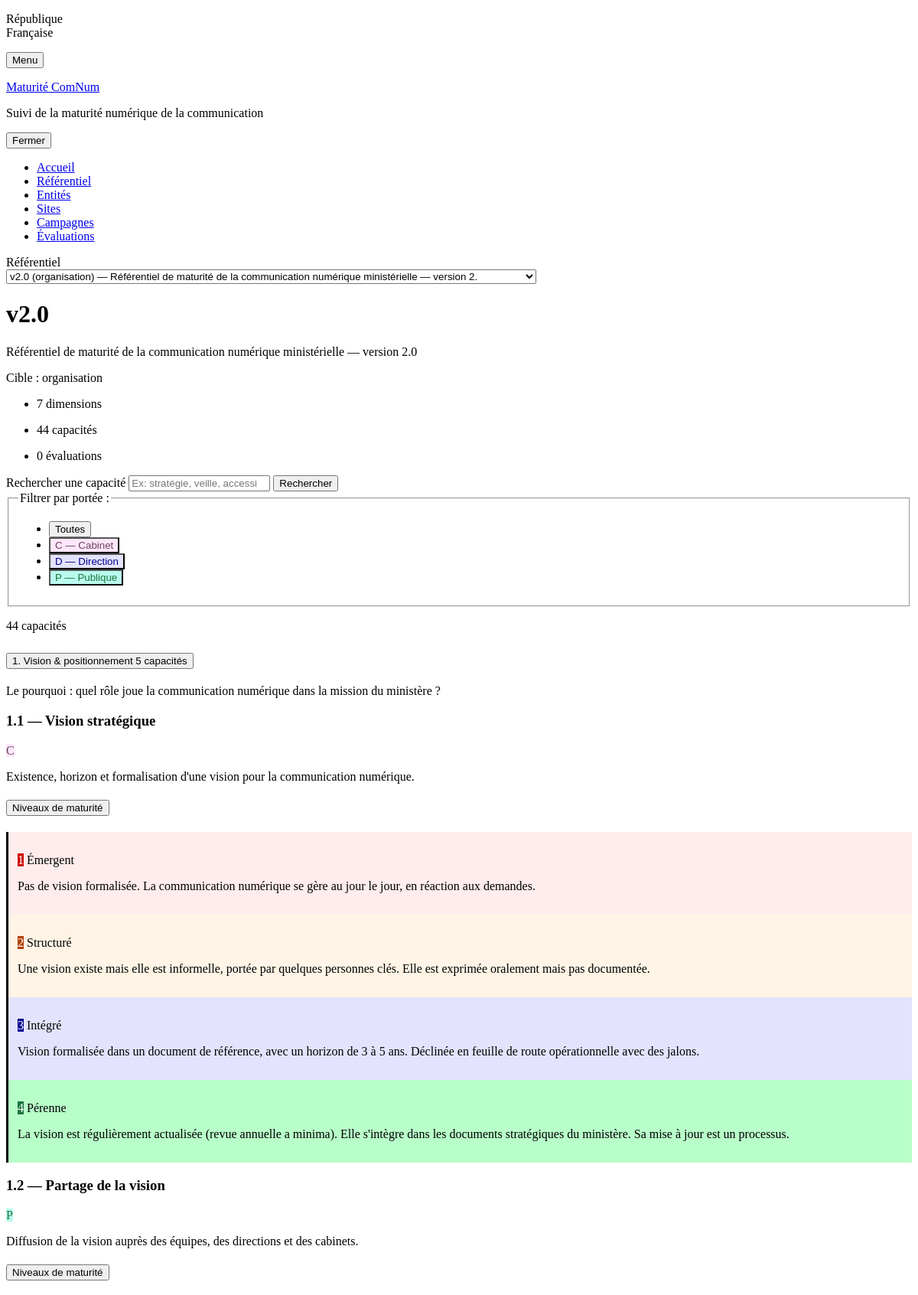
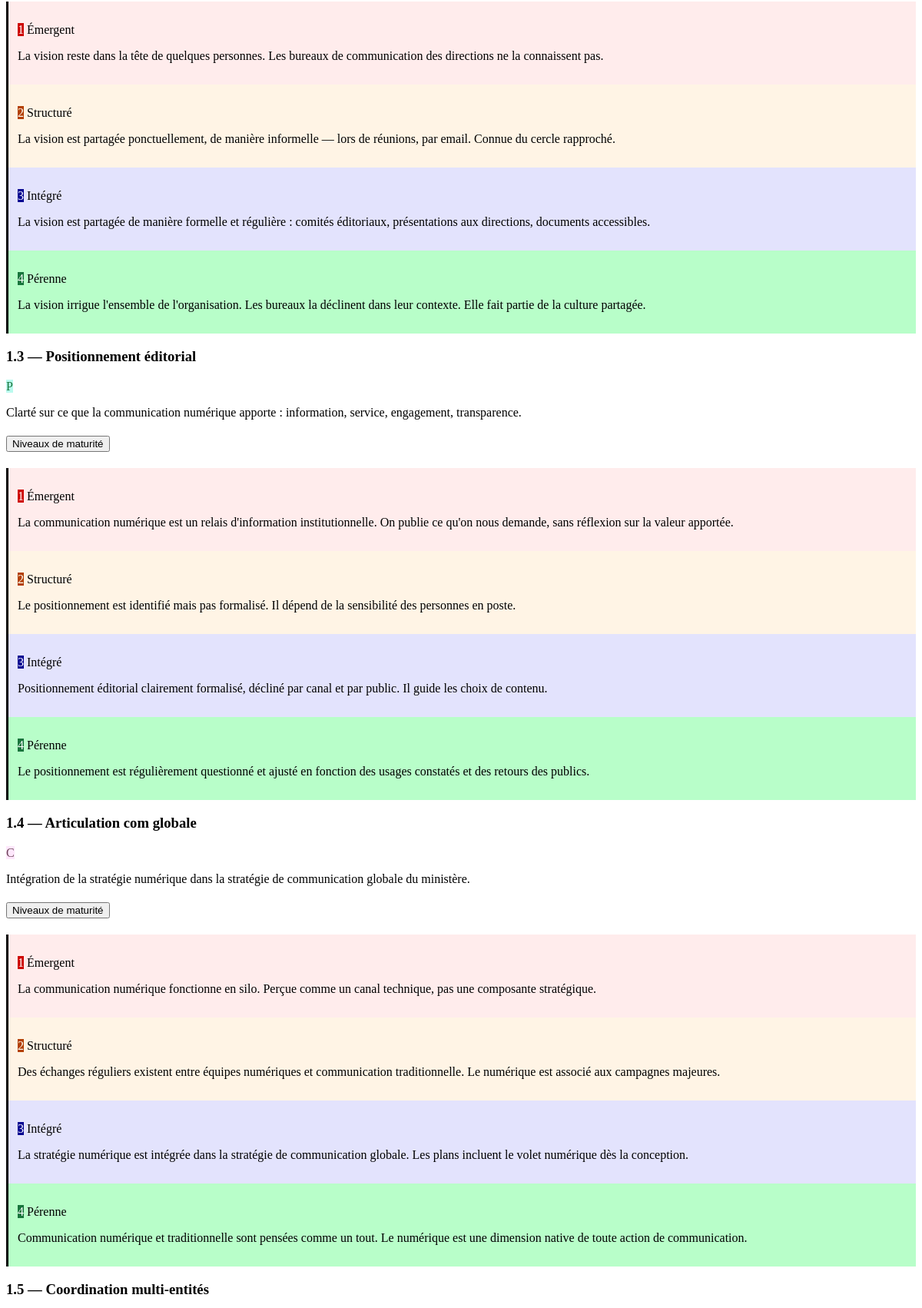
Screenshot of /referentiel (upper part) with the database file from the repository (2 pictures, top to bottom).
### webapp/models.py (models this page shows, shortened)
class ReferentielVersion(db.Model):
    __tablename__ = "referentiel_version"
    id = db.Column(db.Integer, primary_key=True)
    label = db.Column(db.String(50), nullable=False, unique=True)
    description = db.Column(db.Text)
    cible = db.Column(db.String(20), nullable=False, default="organisation")  # "organisation" ou "site"
    created_at = db.Column(db.DateTime, default=datetime.utcnow)
    is_active = db.Column(db.Boolean, default=False)
    dimensions = db.relationship("Dimension", back_populates="referentiel",
                                 cascade="all, delete-orphan",
                                 order_by="Dimension.numero")

class Dimension(db.Model):
    __tablename__ = "dimension"
    id = db.Column(db.Integer, primary_key=True)
    referentiel_id = db.Column(db.Integer, db.ForeignKey("referentiel_version.id"), nullable=False)
    numero = db.Column(db.Integer, nullable=False)
    nom = db.Column(db.String(100), nullable=False)
    description = db.Column(db.Text)
    referentiel = db.relationship("ReferentielVersion", back_populates="dimensions")
    capacites = db.relationship("Capacite", back_populates="dimension",
                                cascade="all, delete-orphan",
                                order_by="Capacite.numero")

class Capacite(db.Model):
    __tablename__ = "capacite"
    id = db.Column(db.Integer, primary_key=True)
    dimension_id = db.Column(db.Integer, db.ForeignKey("dimension.id"), nullable=False)
    numero = db.Column(db.String(10), nullable=False)  # "1.1", "7.9"
    nom = db.Column(db.String(100), nullable=False)
    description = db.Column(db.Text)
    portee = db.Column(db.String(1), nullable=False)  # C, D, P
    dimension = db.relationship("Dimension", back_populates="capacites")
    niveaux = db.relationship("NiveauCritere", back_populates="capacite",
                              cascade="all, delete-orphan",
                              order_by="NiveauCritere.niveau")
    scores = db.relationship("Score", back_populates="capacite")

class NiveauCritere(db.Model):
    __tablename__ = "niveau_critere"
    id = db.Column(db.Integer, primary_key=True)
    capacite_id = db.Column(db.Integer, db.ForeignKey("capacite.id"), nullable=False)
    niveau = db.Column(db.Integer, nullable=False)  # 1, 2, 3, 4 (ou 1-3 selon le référentiel)
    nom = db.Column(db.String(30), nullable=False)
    description = db.Column(db.Text, nullable=False)
    signaux_observables = db.Column(db.Text)
    capacite = db.relationship("Capacite", back_populates="niveaux")

### webapp/app.py (the view)
@app.route("/referentiel")
def referentiel_view():
    ref_id = request.args.get("ref_id", type=int)
    if ref_id:
        ref = ReferentielVersion.query.get_or_404(ref_id)
    else:
        ref = get_active_referentiel() or ReferentielVersion.query.first()
    all_refs = ReferentielVersion.query.order_by(ReferentielVersion.label).all()
    dimensions = Dimension.query.filter_by(referentiel_id=ref.id).order_by(Dimension.numero).all()
    all_validated = Evaluation.query.filter_by(
        statut="validee", referentiel_id=ref.id
    ).all()
    cap_avg = {}
    cap_counts = {}
    for ev in all_validated:
        for s in ev.scores:
            cap_avg[s.capacite_id] = cap_avg.get(s.capacite_id, 0) + s.niveau
            cap_counts[s.capacite_id] = cap_counts.get(s.capacite_id, 0) + 1
    cap_averages = {
        cid: round(total / cap_counts[cid], 1)
        for cid, total in cap_avg.items()
    }
    nb_capacites = sum(len(d.capacites) for d in dimensions)
    max_niveau = get_max_niveau(ref)
    return render_template("referentiel.html",
        referentiel=ref,
        dimensions=dimensions,
        cap_averages=cap_averages,
        nb_evaluations=len(all_validated),
        nb_capacites=nb_capacites,
        all_refs=all_refs,
        current_ref_id=ref.id,
        max_niveau=max_niveau,
    )

### webapp/app.py (called while the page is built)
@app.before_request
def ensure_db():
    if not getattr(app, "_db_ready", False):
        db.create_all()
        migrate_db()
        from seed import seed_referentiel, seed_demo_entites, seed_mini_referentiels, seed_demo_sites
        seed_referentiel()
        seed_mini_referentiels()
        seed_demo_entites()
        seed_demo_sites()
        app._db_ready = True

def get_active_referentiel():
    return ReferentielVersion.query.filter_by(is_active=True).first()

def get_max_niveau(ref):
    first_cap = None
    for dim in ref.dimensions:
        if dim.capacites:
            first_cap = dim.capacites[0]
            break
    if first_cap and first_cap.niveaux:
        return max(n.niveau for n in first_cap.niveaux)
    return 4

### webapp/templates/referentiel.html (shortened to what this page needs)
{% extends "base.html" %}
{% block content %}
<div class="fr-select-group fr-mb-2w" style="max-width: 500px;">
    <label class="fr-label" for="ref-picker">Référentiel</label>
    <select class="fr-select" id="ref-picker">
        {% for r in all_refs %}
        <option value="{{ r.id }}" {{ 'selected' if r.id == current_ref_id }}>
            {{ r.label }} ({{ r.cible }}) — {{ r.description[:80] }}
        </option>
        {% endfor %}
    </select>
</div>
<div class="fr-grid-row fr-grid-row--middle fr-mb-4w">
    <div class="fr-col">
        <h1 class="fr-h3">{{ referentiel.label }}</h1>
        <p class="fr-text--alt">{{ referentiel.description }}</p>
        <p class="fr-badge fr-badge--sm fr-badge--no-icon fr-mt-1w">Cible : {{ referentiel.cible }}</p>
    </div>
    <div class="fr-col-auto">
        <ul class="fr-tags-group">
            <li><p class="fr-tag">{{ dimensions|length }} dimensions</p></li>
            <li><p class="fr-tag">{{ nb_capacites }} capacités</p></li>
            <li><p class="fr-tag">{{ nb_evaluations }} évaluations</p></li>
        </ul>
    </div>
</div>
<div class="fr-grid-row fr-grid-row--middle fr-grid-row--gutters fr-mb-3w">
    <div class="fr-col-12 fr-col-md-6">
        <div class="fr-search-bar" role="search">
            <label class="fr-label" for="ref-search">Rechercher une capacité</label>
            <input class="fr-input" type="search" id="ref-search"
                   placeholder="Ex: stratégie, veille, accessibilité...">
            <button class="fr-btn" title="Rechercher">Rechercher</button>
        </div>
    </div>
    <div class="fr-col-12 fr-col-md-6">
        <fieldset class="fr-fieldset">
            <legend class="fr-fieldset__legend fr-text--sm">Filtrer par portée :</legend>
            <div class="fr-fieldset__content">
                <ul class="fr-tags-group">
                    <li><button type="button" class="fr-tag fr-tag--sm portee-filter" data-portee="all" aria-pressed="true">Toutes</button></li>
                    <li><button type="button" class="fr-tag fr-tag--sm portee-filter badge-portee-C" data-portee="C" aria-pressed="false">C — Cabinet</button></li>
                    <li><button type="button" class="fr-tag fr-tag--sm portee-filter badge-portee-D" data-portee="D" aria-pressed="false">D — Direction</button></li>
                    <li><button type="button" class="fr-tag fr-tag--sm portee-filter badge-portee-P" data-portee="P" aria-pressed="false">P — Publique</button></li>
                </ul>
            </div>
        </fieldset>
    </div>
</div>
<p class="fr-text--sm fr-mb-2w" id="ref-count">{{ nb_capacites }} capacités</p>
{% for dim in dimensions %}
<section class="fr-accordion fr-mb-2w" data-dimension="{{ dim.numero }}">
    <h2 class="fr-accordion__title">
        <button class="fr-accordion__btn" aria-expanded="false" aria-controls="dim-{{ dim.numero }}">
            {{ dim.numero }}. {{ dim.nom }}
            <span class="fr-badge fr-badge--sm fr-badge--no-icon fr-ml-1w">{{ dim.capacites|length }} capacités</span>
        </button>
    </h2>
    <div class="fr-collapse" id="dim-{{ dim.numero }}">
        {% if dim.description %}
        <p class="fr-text--alt fr-mb-2w">{{ dim.description }}</p>
        {% endif %}
        {% for cap in dim.capacites %}
        <div class="fr-card fr-mb-2w capacite-item" data-portee="{{ cap.portee }}"
             data-search="{{ cap.numero }} {{ cap.nom }} {{ cap.description or '' }}">
            <div class="fr-card__body">
                <div class="fr-card__content">
                    <div class="fr-grid-row fr-grid-row--middle fr-mb-1w">
                        <div class="fr-col">
                            <h3 class="fr-card__title fr-text--md fr-mb-0">
                                {{ cap.numero }} — {{ cap.nom }}
                            </h3>
                        </div>
                        <div class="fr-col-auto">
                            <span class="fr-badge fr-badge--sm fr-badge--no-icon badge-portee-{{ cap.portee }} fr-mr-1w">{{ cap.portee }}</span>
                        </div>
                    </div>
                    {% if cap.description %}
                    <p class="fr-text--sm fr-mb-1w">{{ cap.description }}</p>
                    {% endif %}
                    <section class="fr-accordion">
                        <h4 class="fr-accordion__title">
                            <button class="fr-accordion__btn fr-text--sm" aria-expanded="false"
                                    aria-controls="niveaux-{{ cap.id }}">
                                Niveaux de maturité
                            </button>
                        </h4>
                        <div class="fr-collapse" id="niveaux-{{ cap.id }}">
                            <div class="fr-grid-row fr-grid-row--gutters">
                                {% for niv in cap.niveaux %}
                                <div class="fr-col-12 fr-col-md-6 fr-col-lg-3">
                                    <div style="border-left: 3px solid; padding: .75rem;" class="niveau-{{ niv.niveau }}">
                                        <p class="fr-text--bold fr-mb-1v">
                                            <span class="fr-badge fr-badge--sm fr-badge--no-icon niveau-badge-{{ niv.niveau }}">{{ niv.niveau }}</span>
                                            {{ niv.nom }}
                                        </p>
                                        <p class="fr-text--xs fr-mb-0">{{ niv.description }}</p>
                                    </div>
                                </div>
                                {% endfor %}
                            </div>
                        </div>
                    </section>
                </div>
            </div>
        </div>
        {% endfor %}
    </div>
</section>
{% endfor %}
{% endblock %}

### webapp/templates/base.html (style rules this page uses)
.badge-portee-C { background: #fee7fc; color: #6e445a; }
.badge-portee-D { background: #e3e3fd; color: #000091; }
.badge-portee-P { background: #bafaee; color: #18753c; }
.niveau-1 { background: #ffecec; }
.niveau-2 { background: #fff4e5; }
.niveau-3 { background: #e3e3fd; }
.niveau-4 { background: #b8fec9; }
.niveau-badge-1 { background: #ce0500; color: #fff; }
.niveau-badge-2 { background: #b34000; color: #fff; }
.niveau-badge-3 { background: #000091; color: #fff; }
.niveau-badge-4 { background: #18753c; color: #fff; }

### rows the page displays
ReferentielVersion: label "v2.0", description "Référentiel de maturité de la communication numérique ministérielle — version 2.0", cible "organisation"
Dimension: numero "1", nom "Vision & positionnement", capacites|length "5", description "Le pourquoi : quel rôle joue la communication numérique dans la mission du ministère ?"
Capacite: numero "1.1", nom "Vision stratégique", portee "C", description "Existence, horizon et formalisation d'une vision pour la communication numérique."
NiveauCritere: niveau "1", nom "Émergent", description "Pas de vision formalisée. La communication numérique se gère au jour le jour, en réaction aux demandes."
NiveauCritere: niveau "2", nom "Structuré", description "Une vision existe mais elle est informelle, portée par quelques personnes clés. Elle est exprimée oralement mais pas documentée."
NiveauCritere: niveau "3", nom "Intégré", description "Vision formalisée dans un document de référence, avec un horizon de 3 à 5 ans. Déclinée en feuille de route opérationnelle avec des jalons."
NiveauCritere: niveau "4", nom "Pérenne", description "La vision est régulièrement actualisée (revue annuelle a minima). Elle s'intègre dans les documents stratégiques du ministère. Sa mise à jour est un processus."
Capacite: numero "1.2", nom "Partage de la vision", portee "P", description "Diffusion de la vision auprès des équipes, des directions et des cabinets."
NiveauCritere: niveau "1", nom "Émergent", description "La vision reste dans la tête de quelques personnes. Les bureaux de communication des directions ne la connaissent pas."
NiveauCritere: niveau "2", nom "Structuré", description "La vision est partagée ponctuellement, de manière informelle — lors de réunions, par email. Connue du cercle rapproché."
NiveauCritere: niveau "3", nom "Intégré", description "La vision est partagée de manière formelle et régulière : comités éditoriaux, présentations aux directions, documents accessibles."
NiveauCritere: niveau "4", nom "Pérenne", description "La vision irrigue l'ensemble de l'organisation. Les bureaux la déclinent dans leur contexte. Elle fait partie de la culture partagée."
Capacite: numero "1.3", nom "Positionnement éditorial", portee "P", description "Clarté sur ce que la communication numérique apporte : information, service, engagement, transparence."
NiveauCritere: niveau "1", nom "Émergent", description "La communication numérique est un relais d'information institutionnelle. On publie ce qu'on nous demande, sans réflexion sur la valeur apportée."
NiveauCritere: niveau "2", nom "Structuré", description "Le positionnement est identifié mais pas formalisé. Il dépend de la sensibilité des personnes en poste."
NiveauCritere: niveau "3", nom "Intégré", description "Positionnement éditorial clairement formalisé, décliné par canal et par public. Il guide les choix de contenu."
NiveauCritere: niveau "4", nom "Pérenne", description "Le positionnement est régulièrement questionné et ajusté en fonction des usages constatés et des retours des publics."
Capacite: numero "1.4", nom "Articulation com globale", portee "C", description "Intégration de la stratégie numérique dans la stratégie de communication globale du ministère."
NiveauCritere: niveau "1", nom "Émergent", description "La communication numérique fonctionne en silo. Perçue comme un canal technique, pas une composante stratégique."
NiveauCritere: niveau "2", nom "Structuré", description "Des échanges réguliers existent entre équipes numériques et communication traditionnelle. Le numérique est associé aux campagnes majeures."
NiveauCritere: niveau "3", nom "Intégré", description "La stratégie numérique est intégrée dans la stratégie de communication globale. Les plans incluent le volet numérique dès la conception."
NiveauCritere: niveau "4", nom "Pérenne", description "Communication numérique et traditionnelle sont pensées comme un tout. Le numérique est une dimension native de toute action de communication."
Capacite: numero "1.5", nom "Coordination multi-entités"

### other values shown
{{ dimensions|length }} "7"
{{ nb_capacites }} "44"
{{ nb_evaluations }} "0"
form field value "v2.0 (organisation) — Référentiel de maturité de la communication numérique ministérielle — version 2."
